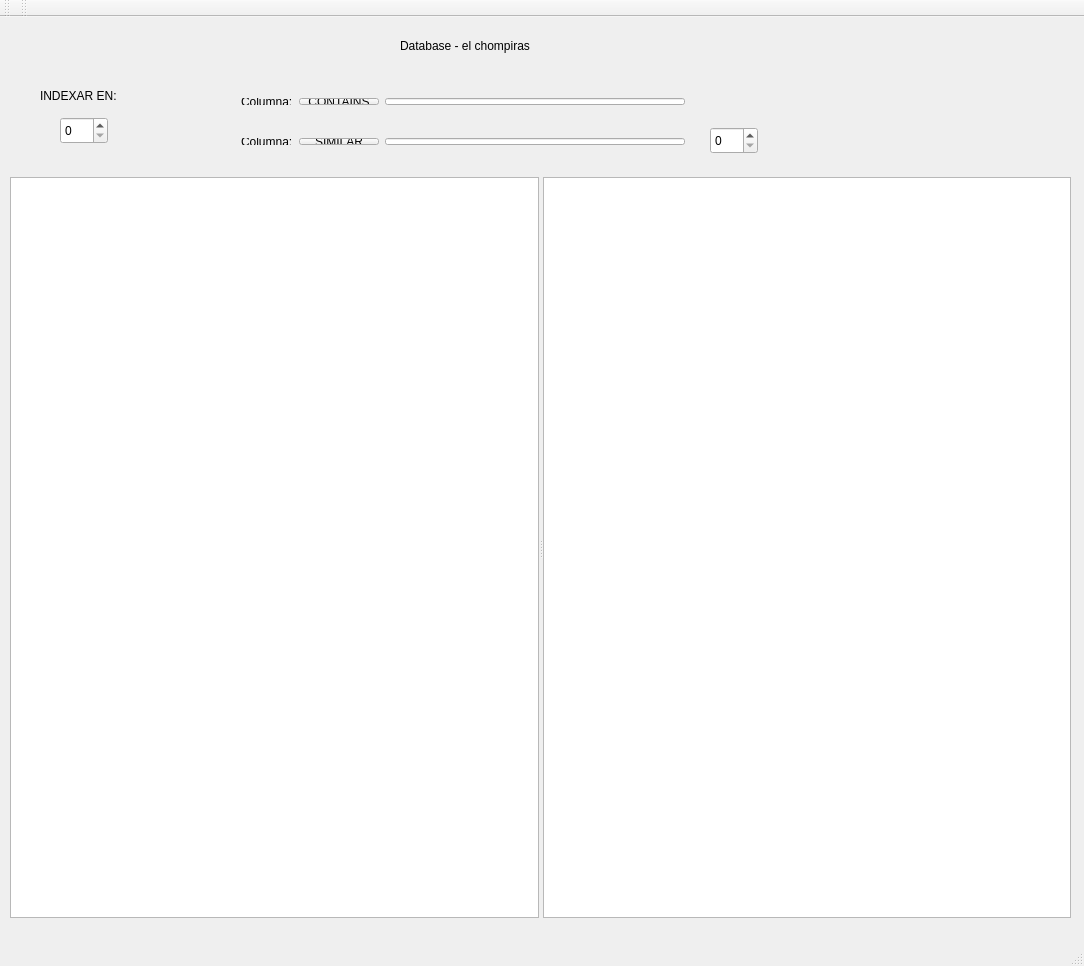
<?xml version="1.0" encoding="UTF-8"?>
<ui version="4.0">
 <class>MainWindow</class>
 <widget class="QMainWindow" name="MainWindow">
  <property name="geometry">
   <rect>
    <x>0</x>
    <y>0</y>
    <width>1084</width>
    <height>966</height>
   </rect>
  </property>
  <property name="windowTitle">
   <string>MainWindow</string>
  </property>
  <widget class="QWidget" name="centralWidget">
   <widget class="QWidget" name="layoutWidget">
    <property name="geometry">
     <rect>
      <x>230</x>
      <y>110</y>
      <width>466</width>
      <height>29</height>
     </rect>
    </property>
    <layout class="QHBoxLayout" name="horizontalLayout_2">
     <item>
      <widget class="QLabel" name="label_similar">
       <property name="text">
        <string>Columna:</string>
       </property>
      </widget>
     </item>
     <item>
      <widget class="QPushButton" name="pushButton_similar">
       <property name="text">
        <string>SIMILAR</string>
       </property>
      </widget>
     </item>
     <item>
      <widget class="QLineEdit" name="lineEdit_similar"/>
     </item>
    </layout>
   </widget>
   <widget class="QLabel" name="label">
    <property name="geometry">
     <rect>
      <x>400</x>
      <y>20</y>
      <width>211</width>
      <height>17</height>
     </rect>
    </property>
    <property name="text">
     <string>Database - el chompiras</string>
    </property>
   </widget>
   <widget class="QSpinBox" name="spinBox_similar_distance">
    <property name="geometry">
     <rect>
      <x>710</x>
      <y>110</y>
      <width>48</width>
      <height>27</height>
     </rect>
    </property>
   </widget>
   <widget class="QWidget" name="layoutWidget">
    <property name="geometry">
     <rect>
      <x>230</x>
      <y>70</y>
      <width>466</width>
      <height>29</height>
     </rect>
    </property>
    <layout class="QHBoxLayout" name="horizontalLayout">
     <item>
      <widget class="QLabel" name="label_contains">
       <property name="text">
        <string>Columna:</string>
       </property>
      </widget>
     </item>
     <item>
      <widget class="QPushButton" name="pushButton_contains">
       <property name="text">
        <string>CONTAINS</string>
       </property>
      </widget>
     </item>
     <item>
      <widget class="QLineEdit" name="lineEdit_contains"/>
     </item>
    </layout>
   </widget>
   <widget class="QSplitter" name="splitter">
    <property name="geometry">
     <rect>
      <x>10</x>
      <y>160</y>
      <width>1061</width>
      <height>741</height>
     </rect>
    </property>
    <property name="orientation">
     <enum>Qt::Horizontal</enum>
    </property>
    <widget class="QTableView" name="tableViewDB"/>
    <widget class="QTableView" name="tableViewRespuesta"/>
   </widget>
   <widget class="QLabel" name="label_index">
    <property name="geometry">
     <rect>
      <x>40</x>
      <y>70</y>
      <width>111</width>
      <height>17</height>
     </rect>
    </property>
    <property name="text">
     <string>INDEXAR EN:</string>
    </property>
   </widget>
   <widget class="QSpinBox" name="spinBox_index">
    <property name="geometry">
     <rect>
      <x>60</x>
      <y>100</y>
      <width>48</width>
      <height>27</height>
     </rect>
    </property>
   </widget>
  </widget>
  <widget class="QMenuBar" name="menuBar">
   <property name="geometry">
    <rect>
     <x>0</x>
     <y>0</y>
     <width>1084</width>
     <height>25</height>
    </rect>
   </property>
  </widget>
  <widget class="QToolBar" name="mainToolBar">
   <attribute name="toolBarArea">
    <enum>TopToolBarArea</enum>
   </attribute>
   <attribute name="toolBarBreak">
    <bool>false</bool>
   </attribute>
  </widget>
  <widget class="QStatusBar" name="statusBar"/>
  <widget class="QToolBar" name="toolBar">
   <property name="windowTitle">
    <string>toolBar</string>
   </property>
   <attribute name="toolBarArea">
    <enum>TopToolBarArea</enum>
   </attribute>
   <attribute name="toolBarBreak">
    <bool>false</bool>
   </attribute>
  </widget>
 </widget>
 <layoutdefault spacing="6" margin="11"/>
 <resources/>
 <connections/>
</ui>
